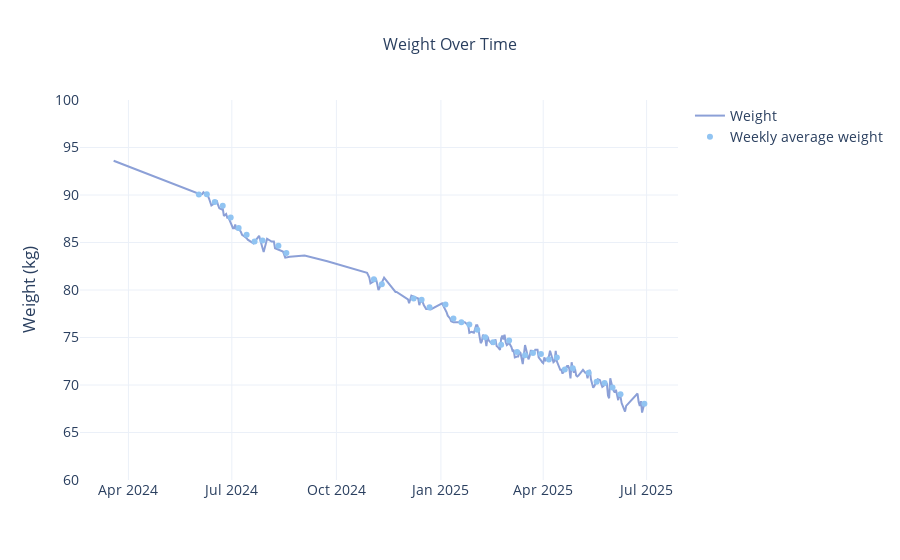
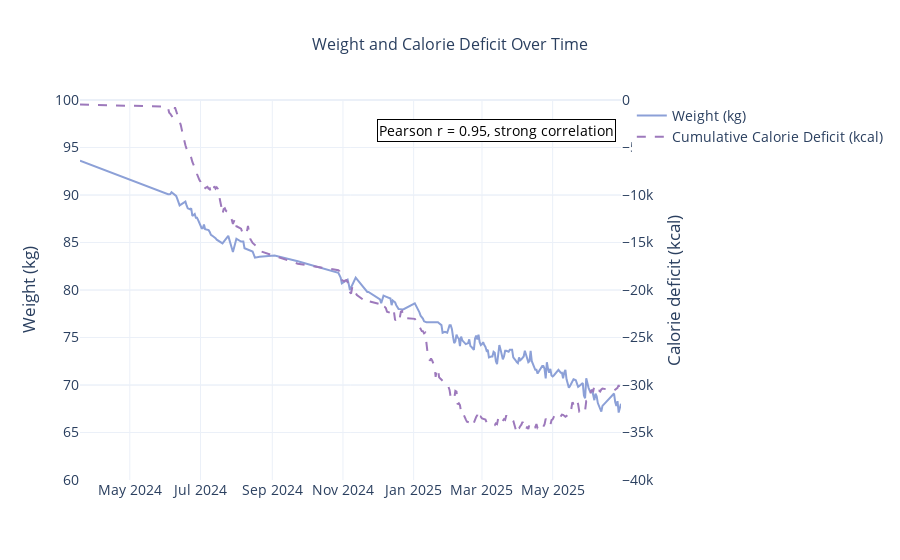

The code cell stored with these charts, in order, in its notebook:
### Markdown cell above
## Exploring calorie deficit vs weight, we can drop all days where there are no calorie inputs

### Code cell
print(df_daily)
print(weight_df)

df_daily['Date'] = pd.to_datetime(df_daily['Date'],format='%Y-%m-%d')
weight_df['Date'] = pd.to_datetime(weight_df['Date'],format='%Y-%m-%d')

joined_df = pd.merge(df_daily, weight_df, on='Date',how='left')
print(joined_df)

joined_df['calorie_deficit'] = joined_df['bmr'] - joined_df['Calories']
print(joined_df)

fig = go.Figure()
x_data = joined_df['Date']
y_data = joined_df['Weight']
y2_data = joined_df['weekly_avg_weight']

fig.add_trace(go.Scatter(x=x_data, y=y_data,name='Weight', line=dict(color='#8CA0D7',width=2)))

fig.add_trace(go.Scatter(x=x_data, y=y2_data, mode='markers',name='Weekly average weight', line=dict(color='#91C4F2')))

fig.update_layout(
    yaxis=dict(title='Weight (kg)', range=[60,100]), 
    template='plotly_white', 
    font=dict(size=14), title=dict(text='Weight Over Time', x=0.5, font=dict(size=16))
    )

fig.show()

# Calculating the correlation coefficient between calorie deficit and weight using Pearson correlation coefficient
# Creating cumulative sum of data to support correlation

joined_df['cumulative_deficit'] = (joined_df['calorie_deficit'] * -1).cumsum()

correlation = joined_df['Weight'].corr(joined_df['cumulative_deficit'])
print(correlation)
print(joined_df)

fig = go.Figure()

x_data = joined_df['Date']
y_data = joined_df['Weight']
y2_data = joined_df['cumulative_deficit']

fig.add_trace(go.Scatter(x=x_data, y=y_data, name='Weight (kg)', line=dict(color='#8CA0D7',width=2)))
fig.add_trace(go.Scatter(x=x_data, y=y2_data, name='Cumulative Calorie Deficit (kcal)',yaxis='y2', line=dict(color='#9D79BC',width=2,dash='dash')))

fig.add_annotation(xref='paper', yref='paper', x=0.99, y=0.95, text=f"Pearson r = {correlation:.2f}, strong correlation",showarrow=False,
                   font=dict(size=14,color='black'), bgcolor='white',bordercolor='black',borderwidth=1)

fig.update_layout(
    yaxis=dict(title='Weight (kg)', range=[60,100]), 
    yaxis2=dict(title='Calorie deficit (kcal)',overlaying='y', side='right', range=[-40000,0]),
    template='plotly_white', 
    font=dict(size=14), title=dict(text='Weight and Calorie Deficit Over Time', x=0.5, font=dict(size=16))
    )
fig.show()

### Figure 1 — Plotly figure (JSON) as saved in the notebook; plotly's stock layout.template omitted (floating-point values rounded to 4 significant figures; data arrays with more than 128 entries replaced by an {"elided": "..."} marker saying what was removed)
{"data": [{"line": {"color": "#8CA0D7", "width": 2}, "name": "Weight", "type": "scatter", "x": {"elided": "280 str values"}, "y": {"elided": "280 float values"}}, {"line": {"color": "#91C4F2"}, "mode": "markers", "name": "Weekly average weight", "type": "scatter", "x": {"elided": "280 str values"}, "y": {"elided": "280 float values"}}], "layout": {"font": {"size": 14}, "title": {"font": {"size": 16}, "text": "Weight Over Time", "x": 0.5}, "yaxis": {"range": [60, 100], "title": {"text": "Weight (kg)"}}}}

### Figure 2 — Plotly figure (JSON) as saved in the notebook; plotly's stock layout.template omitted (floating-point values rounded to 4 significant figures; data arrays with more than 128 entries replaced by an {"elided": "..."} marker saying what was removed)
{"data": [{"line": {"color": "#8CA0D7", "width": 2}, "name": "Weight (kg)", "type": "scatter", "x": {"elided": "280 str values"}, "y": {"elided": "280 float values"}}, {"line": {"color": "#9D79BC", "dash": "dash", "width": 2}, "name": "Cumulative Calorie Deficit (kcal)", "type": "scatter", "x": {"elided": "280 str values"}, "y": {"elided": "280 float values"}, "yaxis": "y2"}], "layout": {"annotations": [{"bgcolor": "white", "bordercolor": "black", "borderwidth": 1, "font": {"color": "black", "size": 14}, "showarrow": false, "text": "Pearson r = 0.95, strong correlation", "x": 0.99, "xref": "paper", "y": 0.95, "yref": "paper"}], "font": {"size": 14}, "title": {"font": {"size": 16}, "text": "Weight and Calorie Deficit Over Time", "x": 0.5}, "yaxis": {"range": [60, 100], "title": {"text": "Weight (kg)"}}, "yaxis2": {"overlaying": "y", "range": [-40000, 0], "side": "right", "title": {"text": "Calorie deficit (kcal)"}}}}
